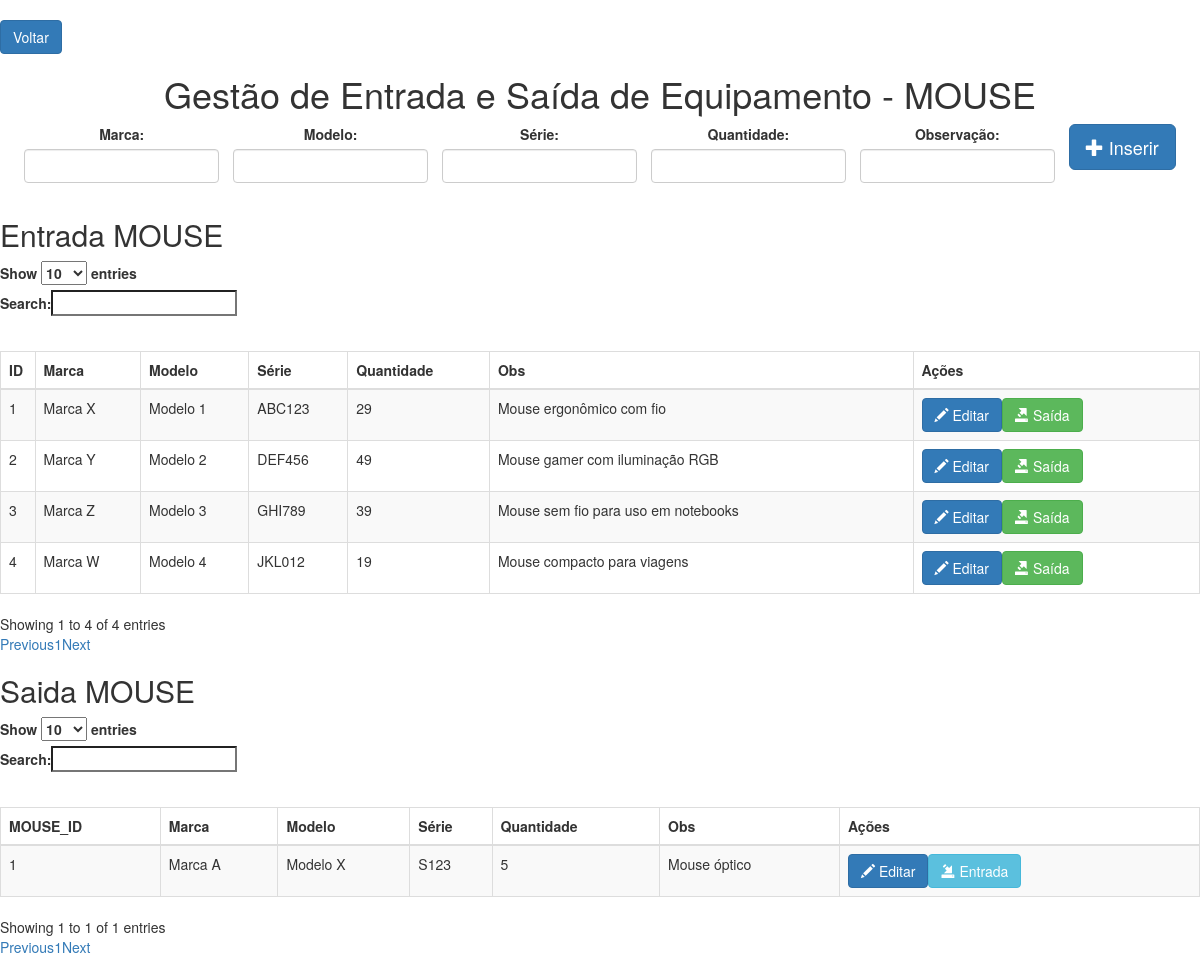
Screenshot of /mouse.php with the database file from the repository.
### tables this page shows
CREATE TABLE `mouse` (
  `ID` int(11) NOT NULL,
  `MARCA` varchar(100) NOT NULL,
  `MODELO` varchar(100) NOT NULL,
  `SERIE` varchar(100) NOT NULL,
  `TIPO` varchar(100) NOT NULL,
  `QUANTIDADE` int(11) NOT NULL,
  `OBS` varchar(255) NOT NULL
);

CREATE TABLE `mouse_saida` (
  `MOUSE_ID` int(11) NOT NULL,
  `MARCA` varchar(100) NOT NULL,
  `MODELO` varchar(100) NOT NULL,
  `SERIE` varchar(100) NOT NULL,
  `TIPO` varchar(100) NOT NULL,
  `QUANTIDADE` int(11) NOT NULL,
  `OBS` varchar(255) NOT NULL
);

### mouse.php (the view, shortened to what this page needs)
<!DOCTYPE html>
<html>
<head>
    <link rel="stylesheet" href="style.css">
    <link rel="stylesheet" href="https://maxcdn.bootstrapcdn.com/bootstrap/3.3.7/css/bootstrap.min.css">
    <link rel="stylesheet" href="https://cdn.datatables.net/1.10.19/css/dataTables.bootstrap.min.css">
</head>
<body>
<div class="text-left" style="margin-top: 20px;">
    <button onclick="window.location.href='index.php'" class="btn btn-primary">Voltar</button>
</div>
<h1 class="text-center">Gestão de Entrada e Saída de Equipamento - MOUSE</h1>
<form method="post" action="inserir.php">
    <div class="form-container inline">
        <div class="form-group">
            <label for="MARCA">Marca:</label>
            <input type="text" name="MARCA" id="MARCA" class="form-control" required>
        </div>
        <div class="form-group">
            <label for="MODELO">Modelo:</label>
            <input type="text" name="MODELO" id="MODELO" class="form-control" required>
        </div>
        <div class="form-group">
            <label for="SERIE">Série:</label>
            <input type="text" name="SERIE" id="SERIE" class="form-control" required>
        </div>
        <div class="form-group">
            <label for="QUANTIDADE">Quantidade:</label>
            <input type="text" name="QUANTIDADE" id="QUANTIDADE" class="form-control" required>
        </div>
        <div class="form-group">
            <label for="OBS">Observação:</label>
            <input type="text" name="OBS" id="OBS" class="form-control" required>
        </div>
        <button type="submit" name="submit_insert" class="btn btn-primary btn-lg">
            <span class="glyphicon glyphicon-plus"></span> Inserir
        </button>
    </div>
</form>
<?php
function exibirTabela($conexao)
{
    $sql = "SELECT * FROM mouse";
    $resultado = mysqli_query($conexao, $sql);
    if (mysqli_num_rows($resultado) > 0) {
        echo '<h2>Entrada MOUSE</h2>';
        echo '<table id="mouse-table" class="table table-striped table-bordered">';
        echo '<thead><tr><th>ID</th><th>Marca</th><th>Modelo</th><th>Série</th><th>Quantidade</th><th>Obs</th><th>Ações</th></tr></thead>';
        echo '<tbody>';
        while ($row = mysqli_fetch_assoc($resultado)) {
            echo '<tr>';
            echo '<td>' . $row['ID'] . '</td>';
            echo '<td>' . $row['MARCA'] . '</td>';
            echo '<td>' . $row['MODELO'] . '</td>';
            echo '<td>' . $row['SERIE'] . '</td>';
            echo '<td>' . $row['QUANTIDADE'] . '</td>';
            echo '<td>' . $row['OBS'] . '</td>';
            echo '<td><button class="btn btn-primary btn-editar"><span class="glyphicon glyphicon-pencil"></span> Editar</button>';
            echo '<button class="btn btn-success btn-saida"><span class="glyphicon glyphicon-export"></span> Saída</button>';
            echo '</td>';
            echo '</tr>';
        }
        echo '</tbody>';
        echo '</table>';
    }
}
function exibirTabelaMouseSaida($conexao)
{
    $sql = "SELECT * FROM mouse_saida";
    $resultado = mysqli_query($conexao, $sql);
    if (mysqli_num_rows($resultado) > 0) {
        echo '<h2>Saida MOUSE</h2>';
        echo '<table id="mouse_saida-table" class="table table-striped table-bordered">';
        echo '<thead><tr><th>MOUSE_ID</th><th>Marca</th><th>Modelo</th><th>Série</th><th>Quantidade</th><th>Obs</th><th>Ações</th></tr></thead>';
        echo '<tbody>';
        while ($row = mysqli_fetch_assoc($resultado)) {
            echo '<tr>';
            echo '<td>' . $row['MOUSE_ID'] . '</td>';
            echo '<td>' . $row['MARCA'] . '</td>';
            echo '<td>' . $row['MODELO'] . '</td>';
            echo '<td>' . $row['SERIE'] . '</td>';
            echo '<td>' . $row['QUANTIDADE'] . '</td>';
            echo '<td>' . $row['OBS'] . '</td>';
            echo '<td><button class="btn btn-primary btn-editar"><span class="glyphicon glyphicon-pencil"></span> Editar</button>';
            echo '<button class="btn btn-info btn-entrada"><span class="glyphicon glyphicon-import"></span> Entrada</button>';
            echo '</td>';
            echo '</tr>';
        }
        echo '</tbody>';
        echo '</table>';
    }
}
$host = "localhost";
$usuario = "root";
$senha = "";
$banco = "INVENTARIO";
$conexao = mysqli_connect($host, $usuario, $senha, $banco);
if (mysqli_connect_errno()) {
    echo '<div class="message error">Erro na conexão com o banco de dados: ' . mysqli_connect_error() . '</div>';
} else {
    exibirTabela($conexao);
    exibirTabelaMouseSaida($conexao);
}
?>
</body>
</html>

### style.css (style rules this page uses)
body { background-color: #f1f1f1; font-family: Arial, sans-serif; }
h1 { text-align: center; }
table { width: 100%; margin-top: 30px; border-collapse: collapse; }
table th, table td { padding: 8px; border: 1px solid #ccc; }
.form-group { display: inline-block; margin-right: 10px; margin-bottom: 10px; vertical-align: top; }
.form-group label { display: block; }
.form-group input, .form-group select, .form-group textarea { display: block; width: 100%; box-sizing: border-box; }
.form-container { text-align: center; }

### rows the page displays
mouse: ID "1", MARCA "Marca X", MODELO "Modelo 1", SERIE "ABC123", QUANTIDADE "29", OBS "Mouse ergonômico com fio"
mouse: ID "2", MARCA "Marca Y", MODELO "Modelo 2", SERIE "DEF456", QUANTIDADE "49", OBS "Mouse gamer com iluminação RGB"
mouse: ID "3", MARCA "Marca Z", MODELO "Modelo 3", SERIE "GHI789", QUANTIDADE "39", OBS "Mouse sem fio para uso em notebooks"
mouse: ID "4", MARCA "Marca W", MODELO "Modelo 4", SERIE "JKL012", QUANTIDADE "19", OBS "Mouse compacto para viagens"
mouse_saida: MOUSE_ID "1", MARCA "Marca A", MODELO "Modelo X", SERIE "S123", QUANTIDADE "5", OBS "Mouse óptico"
